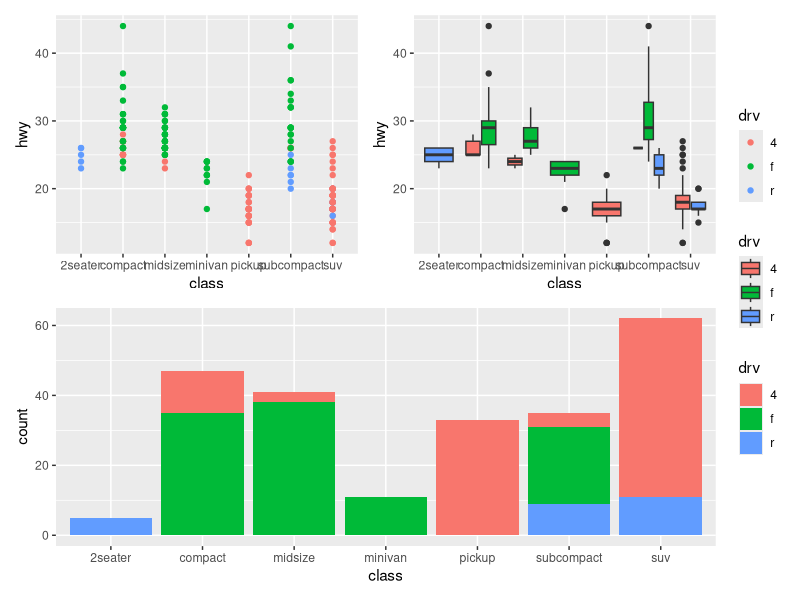
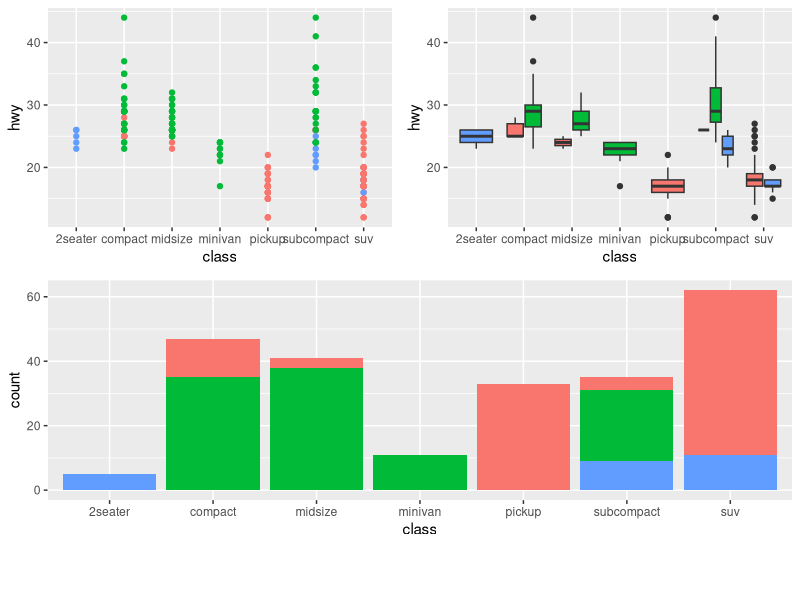
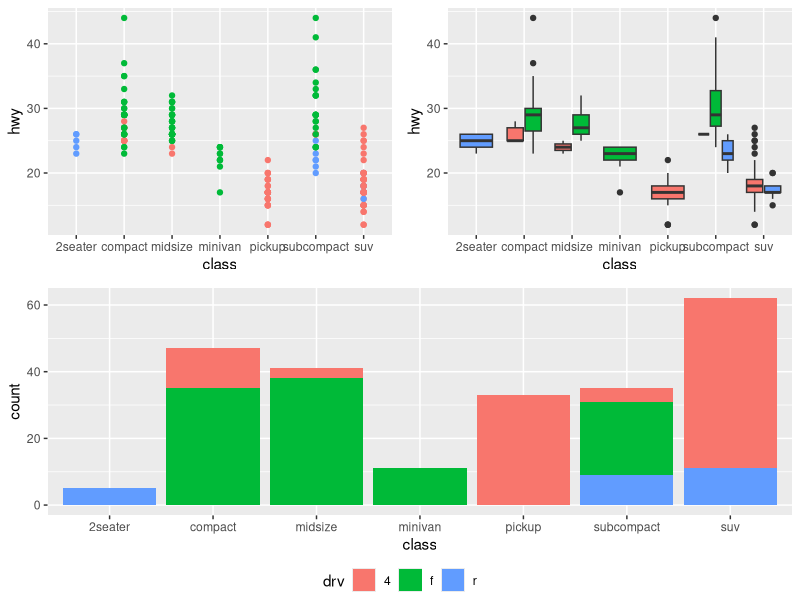

Generate these figures, in order, with R:
## ---- chunk 1
library(ggplot2)
p1 <- ggplot(mpg) + geom_point(aes(x = class, y = hwy, color = drv))
p2 <- ggplot(mpg) + geom_boxplot(aes(x = class, y = hwy, fill = drv))
p3 <- ggplot(mpg) + geom_bar(aes(class, fill = drv))
## ---- chunk 2
library(patchwork)
(p1 + p2) / p3 + plot_layout(guides = "collect")
## ---- chunk 3
library(cowplot)
pw <- plot_grid(
    plot_grid(p1 + theme(legend.position="none"),
              p2 + theme(legend.position="none"), ncol = 2),
    p3 + theme(legend.position="none"), ncol = 1)
legend_b <- get_legend(p1 + theme(legend.position="bottom"))
plot_grid(pw, legend_b, ncol = 1, rel_heights = c(1, .1))
## ---- chunk 4
library(ggpubr)
ggarrange(plot_grid(p1 + theme(legend.position="none"),
                    p2 + theme(legend.position="none")),
          p3, ncol = 1, common.legend = TRUE, legend = "bottom")
